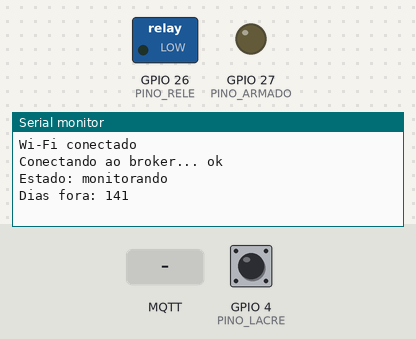
A sketch run on a simulated ESP32. Parts: switched loads named in the sketch (green lamp = pin HIGH), output pins drawn as LEDs (lit = HIGH), the last lines printed to the serial monitor. The inputs (shaded band) are chosen by the test bench; at power-on: GPIO 4 (PINO_LACRE) HIGH. WiFi joins after 1.5 s; servers stay silent unless stated; random numbers use the default seed unless the sketch sets one; no MQTT or app messages arrive unless stated.

Above: at 2.7 s.
2.8 s: GPIO 4 (PINO_LACRE) pulled LOW for 0.15 s
At 3.4 s:
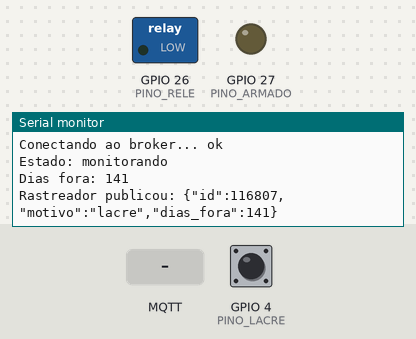
4.4 s: MQTT message "DESLIGAR" arrives on the first subscribed topic
5.9 s: MQTT message "0" arrives on the first subscribed topic
At 6.4 s:
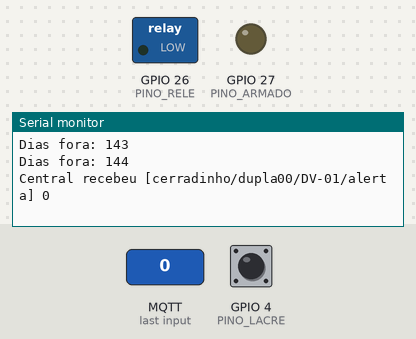
7.4 s: MQTT message "on" arrives on the first subscribed topic
Timing chart, 0 to 10.4 s (numbered marks = the images above; inputs shaded):
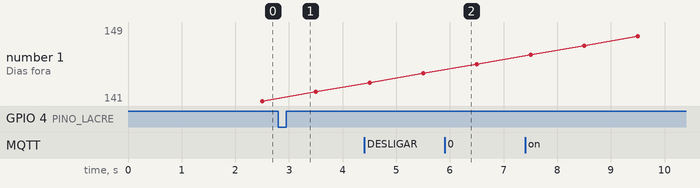

The sketch:

sketch.ino
```cpp
// Aula 09: disparo remoto de atuador com confirmação humana.
// O rastreador publica um alerta (permanência acima de 150 dias ou violação do
// lacre). A central assina o alerta, arma o relé e espera uma confirmação
// humana num segundo tópico. Sem confirmação em 30 s, desarma sozinha.
// Neste laboratório o mesmo ESP32 faz os dois papéis, rastreador e central,
// e a mensagem passa de verdade pelo broker. A carga é um LED: nenhuma
// montagem desta aula usa tensão de rede.
#include <WiFi.h>
#include <PubSubClient.h>

// Troque dupla00 pelo código da sua dupla: o broker é público e compartilhado.
#define PREFIXO "cerradinho/dupla00/DV-01/"
const char* TOPICO_ALERTA = PREFIXO "alerta";
const char* TOPICO_CONFIRMACAO = PREFIXO "confirmacao";
const char* TOPICO_ESTADO = PREFIXO "estado";
const char* BROKER = "broker.hivemq.com";    // P7: broker de sala ainda não definido
const int PORTA = 1883;

const int PINO_LACRE = 4;                    // botão até o GND, com pull-up interno
const int PINO_RELE = 26;                    // entrada IN do módulo relé
const int PINO_ARMADO = 27;                  // LED amarelo: aguardando confirmação
const int RELE_LIGADO = HIGH;                // relé "npn" do Wokwi: HIGH liga COM ao NO
const int RELE_DESLIGADO = LOW;

const int LIMIAR_DIAS = 150;                 // referência inicial do TAPI, configurável
const int DIAS_FORA_INICIAL = 140;           // ciclo fictício, perto do limiar
const unsigned long MS_POR_DIA = 1000;       // relógio acelerado: 1 s = 1 dia
const unsigned long JANELA_CONFIRMACAO_MS = 30000;
const unsigned long JANELA_DEBOUNCE_MS = 20;
const unsigned long INTERVALO_CONEXAO_MS = 2000;

enum Estado { MONITORANDO, ARMADO, DISPARADO };
Estado estado = MONITORANDO;

WiFiClient rede;
PubSubClient mqtt(rede);

int diasFora = DIAS_FORA_INICIAL;
unsigned long ultimoDiaMs = 0;
bool alertaPermanenciaEnviado = false;
unsigned long proximoId;                     // sorteado no setup: não repete entre boots
unsigned long idArmado = 0;
unsigned long armadoDesdeMs = 0;
unsigned long ultimaTentativaMs = 0;

int leituraAnterior = HIGH;
int lacreEstavel = HIGH;
unsigned long ultimaMudancaMs = 0;

void publicarEstado(const char* texto) {
  mqtt.publish(TOPICO_ESTADO, texto);
  Serial.print("Estado: ");
  Serial.println(texto);
}

void publicarAlerta(const char* motivo) {
  char mensagem[96];
  snprintf(mensagem, sizeof(mensagem), "{\"id\":%lu,\"motivo\":\"%s\",\"dias_fora\":%d}",
           proximoId++, motivo, diasFora);
  mqtt.publish(TOPICO_ALERTA, mensagem, false);  // sem retain
  Serial.print("Rastreador publicou: ");
  Serial.println(mensagem);
}

void voltarAMonitorar(const char* motivo) {
  estado = MONITORANDO;
  digitalWrite(PINO_RELE, RELE_DESLIGADO);
  digitalWrite(PINO_ARMADO, LOW);
  mqtt.unsubscribe(TOPICO_CONFIRMACAO);
  publicarEstado(motivo);
}

void tratarAlerta(const String& texto) {
  if (estado != MONITORANDO) return;         // já há um alerta em tratamento
  int posicao = texto.indexOf("\"id\":");
  if (posicao < 0) return;
  idArmado = texto.substring(posicao + 5).toInt();
  armadoDesdeMs = millis();
  estado = ARMADO;
  digitalWrite(PINO_ARMADO, HIGH);
  mqtt.subscribe(TOPICO_CONFIRMACAO);        // só escuta confirmação depois de armar
  char aviso[96];
  snprintf(aviso, sizeof(aviso), "armado: publique CONFIRMAR %lu em até 30 s", idArmado);
  publicarEstado(aviso);
}

void tratarConfirmacao(const String& texto) {
  if (texto == "DESLIGAR") {
    if (estado == DISPARADO) voltarAMonitorar("desligado pelo operador");
    return;
  }
  bool noPrazo = millis() - armadoDesdeMs < JANELA_CONFIRMACAO_MS;
  if (estado != ARMADO || !noPrazo || texto != "CONFIRMAR " + String(idArmado)) {
    publicarEstado("confirmação ignorada: nenhum alerta armado com esse id no prazo");
    return;
  }
  digitalWrite(PINO_RELE, RELE_LIGADO);
  digitalWrite(PINO_ARMADO, LOW);
  estado = DISPARADO;
  publicarEstado("disparado com confirmação humana");
}

void aoReceber(char* topico, byte* dados, unsigned int tamanho) {
  String texto;
  for (unsigned int i = 0; i < tamanho; i++) texto += (char)dados[i];
  texto.trim();
  Serial.print("Central recebeu [");
  Serial.print(topico);
  Serial.print("] ");
  Serial.println(texto);
  if (strcmp(topico, TOPICO_ALERTA) == 0) tratarAlerta(texto);
  else if (strcmp(topico, TOPICO_CONFIRMACAO) == 0) tratarConfirmacao(texto);
}

void tentarConectar() {                      // uma tentativa a cada 2 s, sem travar o loop
  if (millis() - ultimaTentativaMs < INTERVALO_CONEXAO_MS) return;
  ultimaTentativaMs = millis();
  String id = "rastreador-" + String((uint32_t)esp_random(), HEX);
  Serial.print("Conectando ao broker... ");
  if (mqtt.connect(id.c_str())) {
    Serial.println("ok");
    mqtt.subscribe(TOPICO_ALERTA);
    if (estado != MONITORANDO) mqtt.subscribe(TOPICO_CONFIRMACAO);
    publicarEstado("monitorando");
  } else {
    Serial.println("falhou, nova tentativa em 2 s");
  }
}

void expirarSemConfirmacao() {
  if (estado == ARMADO && millis() - armadoDesdeMs >= JANELA_CONFIRMACAO_MS) {
    voltarAMonitorar("desarmado: a confirmação não chegou em 30 s");  // desarme automático
  }
}

void setup() {
  pinMode(PINO_RELE, OUTPUT);
  digitalWrite(PINO_RELE, RELE_DESLIGADO);   // estado seguro antes de qualquer rede
  pinMode(PINO_LACRE, INPUT_PULLUP);
  pinMode(PINO_ARMADO, OUTPUT);
  Serial.begin(115200);
  proximoId = esp_random() % 900000 + 100000;  // id de 6 dígitos, imprevisível
  WiFi.begin("Wokwi-GUEST", "", 6);
  while (WiFi.status() != WL_CONNECTED) delay(100);
  Serial.println("Wi-Fi conectado");
  mqtt.setServer(BROKER, PORTA);
  mqtt.setCallback(aoReceber);
  ultimoDiaMs = millis();
}

void loop() {
  expirarSemConfirmacao();                     // roda mesmo com o broker fora do ar
  if (!mqtt.connected()) tentarConectar();
  else mqtt.loop();

  if (millis() - ultimoDiaMs >= MS_POR_DIA) {  // passa um dia simulado
    ultimoDiaMs += MS_POR_DIA;
    diasFora++;
    Serial.print("Dias fora: ");
    Serial.println(diasFora);
    if (diasFora > LIMIAR_DIAS && !alertaPermanenciaEnviado) {
      alertaPermanenciaEnviado = true;
      publicarAlerta("permanencia");
    }
  }

  int leitura = digitalRead(PINO_LACRE);       // debounce da Aula 02
  if (leitura != leituraAnterior) {
    ultimaMudancaMs = millis();
    leituraAnterior = leitura;
  }
  if (millis() - ultimaMudancaMs >= JANELA_DEBOUNCE_MS && leitura != lacreEstavel) {
    lacreEstavel = leitura;
    if (lacreEstavel == LOW) publicarAlerta("lacre");
  }
}
```

Measured:
- after the input at 2.8 s, the serial monitor: prints a new line at once (image 1)
- after the input at 5.9 s, the serial monitor: prints a new line at once (image 2)
